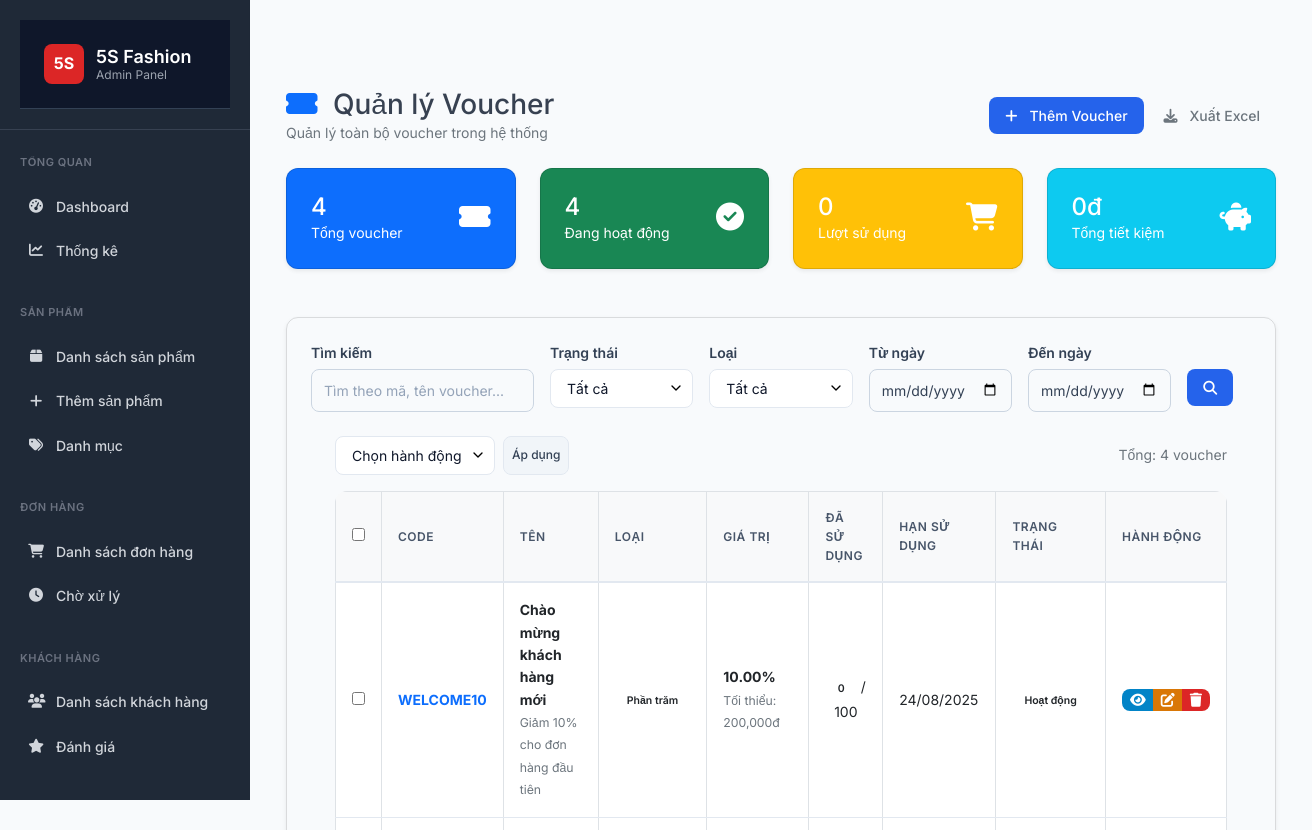
Before: /admin/coupons (signed in, upper part) with the older database file.
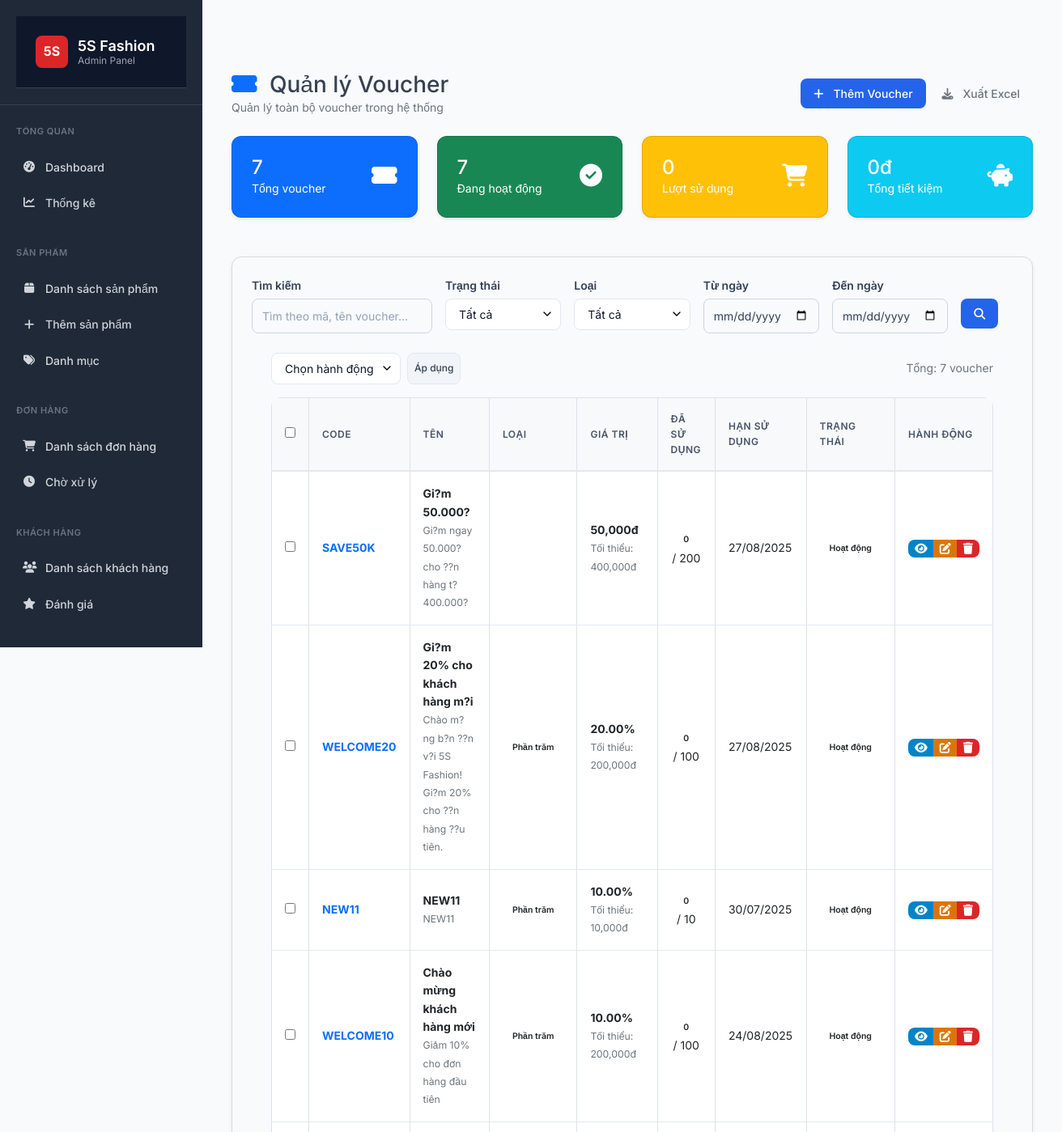
After: the same page with the newer database file.
### tables this page shows
CREATE TABLE IF NOT EXISTS `coupons` (
  `id` int NOT NULL AUTO_INCREMENT,
  `code` varchar(50) NOT NULL,
  `name` varchar(100) NOT NULL,
  `description` text,
  `type` enum('percentage','fixed_amount') NOT NULL,
  `value` decimal(10,2) NOT NULL,
  `minimum_amount` decimal(10,2) DEFAULT NULL,
  `maximum_discount` decimal(10,2) DEFAULT NULL,
  `usage_limit` int DEFAULT NULL,
  `used_count` int DEFAULT '0',
  `user_limit` int DEFAULT NULL,
  `valid_from` timestamp NULL DEFAULT NULL,
  `valid_until` timestamp NULL DEFAULT NULL,
  `status` enum('active','inactive','expired') DEFAULT 'active',
  `is_featured` tinyint(1) DEFAULT '0',
  `created_at` timestamp NOT NULL DEFAULT CURRENT_TIMESTAMP,
  `updated_at` timestamp NOT NULL DEFAULT CURRENT_TIMESTAMP ON UPDATE CURRENT_TIMESTAMP,
  PRIMARY KEY (`id`),
  UNIQUE KEY `coupons_code_unique` (`code`),
  KEY `coupons_status_index` (`status`),
  KEY `coupons_valid_from_index` (`valid_from`),
  KEY `coupons_valid_until_index` (`valid_until`)
);

### app/views/admin/coupons/index.php (the view, shortened to what the rows shown need)
<div class="container-fluid">
    <div class="row mb-4">
        <div class="col-12">
            <div class="d-flex justify-content-between align-items-center">
                <div>
                    <h1 class="h3 mb-0">
                        <i class="fas fa-ticket-alt text-primary me-2"></i>
                        Quản lý Voucher
                    </h1>
                    <p class="text-muted mb-0">Quản lý toàn bộ voucher trong hệ thống</p>
                </div>
                <div>
                    <a href="/5s-fashion/admin/coupons/create" class="btn btn-primary">
                        <i class="fas fa-plus me-2"></i>
                        Thêm Voucher
                    </a>
                    <button class="btn btn-outline-secondary" onclick="exportCoupons()">
                        <i class="fas fa-download me-2"></i>
                        Xuất Excel
                    </button>
                </div>
            </div>
        </div>
    </div>
    <?php if (isset($stats) && $stats): ?>
    <div class="row mb-4">
        <div class="col-md-3">
            <div class="card bg-primary text-white">
                <div class="card-body">
                    <div class="d-flex justify-content-between">
                        <div>
                            <h4 class="mb-0"><?= $stats['total_coupons'] ?? 0 ?></h4>
                            <p class="mb-0">Tổng voucher</p>
                        </div>
                        <div class="align-self-center">
                            <i class="fas fa-ticket-alt fa-2x"></i>
                        </div>
                    </div>
                </div>
            </div>
        </div>
        <div class="col-md-3">
            <div class="card bg-success text-white">
                <div class="card-body">
                    <div class="d-flex justify-content-between">
                        <div>
                            <h4 class="mb-0"><?= $stats['active_coupons'] ?? 0 ?></h4>
                            <p class="mb-0">Đang hoạt động</p>
                        </div>
                        <div class="align-self-center">
                            <i class="fas fa-check-circle fa-2x"></i>
                        </div>
                    </div>
                </div>
            </div>
        </div>
        <div class="col-md-3">
            <div class="card bg-warning text-white">
                <div class="card-body">
                    <div class="d-flex justify-content-between">
                        <div>
                            <h4 class="mb-0"><?= number_format($stats['total_usage'] ?? 0) ?></h4>
                            <p class="mb-0">Lượt sử dụng</p>
                        </div>
                        <div class="align-self-center">
                            <i class="fas fa-shopping-cart fa-2x"></i>
                        </div>
                    </div>
                </div>
            </div>
        </div>
        <div class="col-md-3">
            <div class="card bg-info text-white">
                <div class="card-body">
                    <div class="d-flex justify-content-between">
                        <div>
                            <h4 class="mb-0"><?= number_format($stats['total_savings'] ?? 0) ?>đ</h4>
                            <p class="mb-0">Tổng tiết kiệm</p>
                        </div>
                        <div class="align-self-center">
                            <i class="fas fa-piggy-bank fa-2x"></i>
                        </div>
                    </div>
                </div>
            </div>
        </div>
    </div>
    <?php endif; ?>
    <div class="card mb-4">
        <div class="card-body">
            <form method="GET" class="row g-3">
                <div class="col-md-3">
                    <label class="form-label">Tìm kiếm</label>
                    <input type="text" name="search" class="form-control"
                           placeholder="Tìm theo mã, tên voucher..."
                           value="<?= htmlspecialchars($filters['search'] ?? '') ?>">
                </div>
                <div class="col-md-2">
                    <label class="form-label">Trạng thái</label>
                    <select name="status" class="form-select">
                        <option value="">Tất cả</option>
                    </select>
                </div>
                <div class="col-md-2">
                    <label class="form-label">Loại</label>
                    <select name="type" class="form-select">
                        <option value="">Tất cả</option>
                    </select>
                </div>
                <div class="col-md-2">
                    <label class="form-label">Từ ngày</label>
                    <input type="date" name="date_from" class="form-control"
                           value="<?= htmlspecialchars($filters['date_from'] ?? '') ?>">
                </div>
                <div class="col-md-2">
                    <label class="form-label">Đến ngày</label>
                    <input type="date" name="date_to" class="form-control"
                           value="<?= htmlspecialchars($filters['date_to'] ?? '') ?>">
                </div>
                <div class="col-md-1">
                    <label class="form-label">&nbsp;</label>
                    <button type="submit" class="btn btn-primary d-block">
                        <i class="fas fa-search"></i>
                    </button>
                </div>
            </form>
                <div class="card-body">
                    <form id="bulkForm" method="POST" action="/5s-fashion/admin/coupons/bulk-action">
                        <div class="d-flex justify-content-between align-items-center mb-3">
                            <div class="d-flex gap-2">
                                <select name="bulk_action" class="form-select form-select-sm" style="width: auto;">
                                    <option value="">Chọn hành động</option>
                                </select>
                                <button type="submit" class="btn btn-sm btn-secondary" onclick="return confirmBulkAction()">Áp dụng</button>
                            </div>
                            <div class="text-muted">
                                Tổng: <?= $totalCoupons ?> voucher
                            </div>
                        </div>
                        <div class="table-responsive">
                            <table class="table table-bordered table-hover">
                                <thead>
                                    <tr>
                                        <th width="30"><input type="checkbox" id="selectAll"></th>
                                        <th>Code</th>
                                        <th>Tên</th>
                                        <th>Loại</th>
                                        <th>Giá trị</th>
                                        <th>Đã sử dụng</th>
                                        <th>Hạn sử dụng</th>
                                        <th>Trạng thái</th>
                                        <th width="120">Hành động</th>
                                    </tr>
                                </thead>
                                <tbody>
                                    <?php if (empty($coupons)): ?>
                                        <tr>
                                            <td colspan="9" class="text-center py-4">
                                                <i class="fas fa-inbox fa-3x text-muted mb-3"></i>
                                                <p class="text-muted">Chưa có voucher nào</p>
                                            </td>
                                        </tr>
                                    <?php else: ?>
                                        <?php foreach ($coupons as $coupon): ?>
                                            <tr>
                                                <td>
                                                    <input type="checkbox" name="coupon_ids[]" value="<?= $coupon['id'] ?>" class="coupon-checkbox">
                                                </td>
                                                <td>
                                                    <strong class="text-primary"><?= htmlspecialchars($coupon['code']) ?></strong>
                                                </td>
                                                <td>
                                                    <div>
                                                        <strong><?= htmlspecialchars($coupon['name']) ?></strong>
                                                        <?php if ($coupon['description']): ?>
                                                            <br><small class="text-muted"><?= htmlspecialchars($coupon['description']) ?></small>
                                                        <?php endif; ?>
                                                    </div>
                                                </td>
                                                <td>
                                                    <span class="badge badge-<?= $coupon['type'] === 'percentage' ? 'primary' : 'info' ?>">
                                                        <?= $coupon['type'] === 'percentage' ? 'Phần trăm' : 'Cố định' ?>
                                                    </span>
                                                </td>
                                                <td>
                                                    <strong>
                                                        <?php if ($coupon['type'] === 'percentage'): ?>
                                                            <?= $coupon['value'] ?>%
                                                        <?php else: ?>
                                                            <?= number_format($coupon['value']) ?>đ
                                                        <?php endif; ?>
                                                    </strong>
                                                    <?php if ($coupon['minimum_amount']): ?>
                                                        <br><small class="text-muted">Tối thiểu: <?= number_format($coupon['minimum_amount']) ?>đ</small>
                                                    <?php endif; ?>
                                                </td>
                                                <td class="text-center">
                                                    <span class="badge badge-secondary"><?= $coupon['used_count'] ?></span>
                                                    <?php if ($coupon['usage_limit']): ?>
                                                        / <?= $coupon['usage_limit'] ?>
                                                    <?php endif; ?>
                                                </td>
                                                <td>
                                                    <?php if ($coupon['valid_until']): ?>
                                                        <?= date('d/m/Y', strtotime($coupon['valid_until'])) ?>
                                                    <?php else: ?>
                                                        <span class="text-muted">Không giới hạn</span>
                                                    <?php endif; ?>
                                                </td>
                                                <td>
                                                    <?php
                                                    $statusClass = [
                                                        'active' => 'success',
                                                        'inactive' => 'warning',
                                                        'expired' => 'danger'
                                                    ];
                                                    $statusText = [
                                                        'active' => 'Hoạt động',
                                                        'inactive' => 'Tạm dừng',
                                                        'expired' => 'Hết hạn'
                                                    ];
                                                    ?>
                                                    <span class="badge badge-<?= $statusClass[$coupon['status']] ?>">
                                                        <?= $statusText[$coupon['status']] ?>
                                                    </span>
                                                </td>
                                                <td>
                                                    <div class="btn-group btn-group-sm">
                                                        <a href="/5s-fashion/admin/coupons/<?= $coupon['id'] ?>"
                                                           class="btn btn-info btn-sm" title="Xem chi tiết">
                                                            <i class="fas fa-eye"></i>
                                                        </a>
                                                        <a href="/5s-fashion/admin/coupons/<?= $coupon['id'] ?>/edit"
                                                           class="btn btn-warning btn-sm" title="Chỉnh sửa">
                                                            <i class="fas fa-edit"></i>
                                                        </a>
                                                        <?php if ($coupon['used_count'] == 0): ?>
                                                            <button onclick="deleteCoupon(<?= $coupon['id'] ?>)"
                                                                    class="btn btn-danger btn-sm" title="Xóa">
                                                                <i class="fas fa-trash"></i>
                                                            </button>
                                                        <?php endif; ?>
                                                    </div>
                                                </td>
                                            </tr>
                                        <?php endforeach; ?>
                                    <?php endif; ?>
                                </tbody>
                            </table>
                        </div>
                    </form>
                </div>
            </div>
        </div>

Changed rows visible on the page:
added coupons: id "7", code "SAVE50K", name "Gi?m 50.000?", description "Gi?m ngay 50.000? cho ??n hàng t? 400.000?", value "50,000", minimum_amount "400,000", used_count "0", usage_limit "200", valid_until "27/08/2025", status "Hoạt động", type "fixed_amount" (drawn)
added coupons: code "WELCOME20", name "Gi?m 20% cho khách hàng m?i", description "Chào m?ng b?n ??n v?i 5S Fashion! Gi?m 20% cho ??n hàng ??u tiên.", type "Phần trăm", value "20.00", minimum_amount "200,000", used_count "0", usage_limit "100", valid_until "27/08/2025", status "Hoạt động"
added coupons: code "NEW11", name "NEW11", description "NEW11", type "Phần trăm", value "10.00", minimum_amount "10,000", used_count "0", usage_limit "10", valid_until "30/07/2025", status "Hoạt động"
Other visible differences:
$stats['total_coupons']: "4" → "7"
$stats['active_coupons']: "4" → "7"
$totalCoupons: "4" → (not shown)
